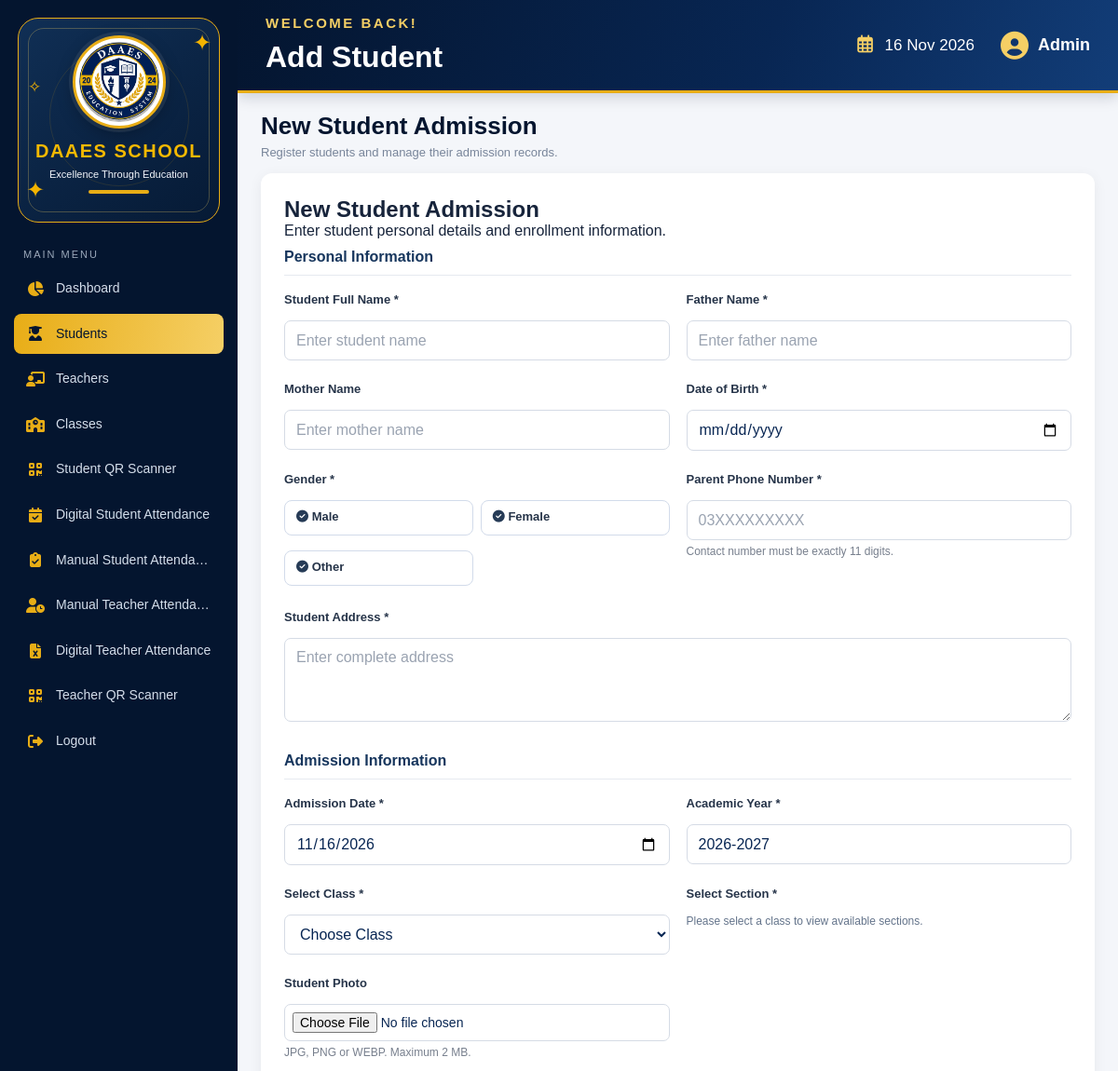
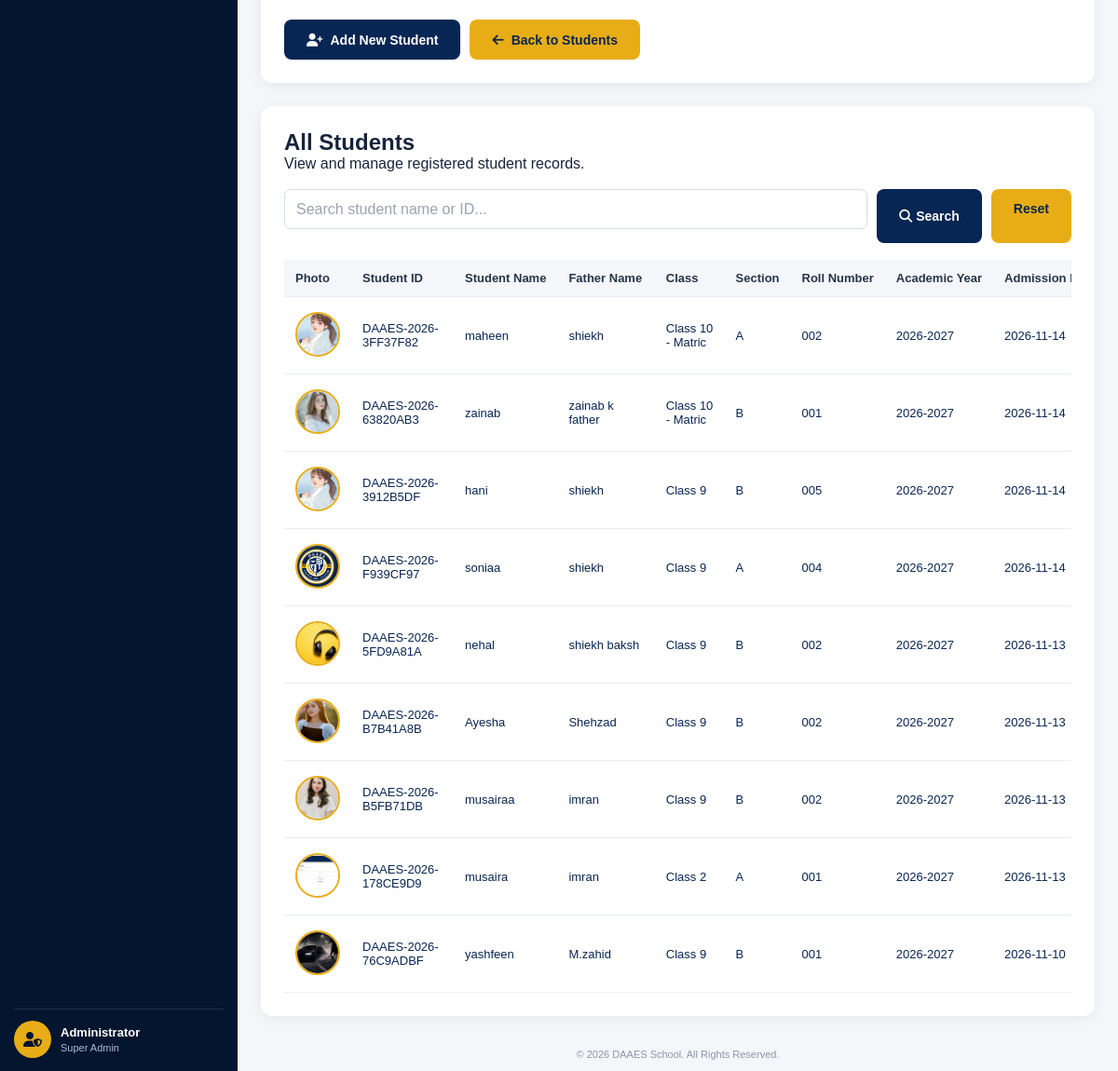
The page /student/add_students.php on the database its author committed (2 pictures, top to bottom).
### tables this page shows
CREATE TABLE `students` (
  `id` int(11) NOT NULL,
  `student_id` varchar(50) NOT NULL,
  `full_name` varchar(150) NOT NULL,
  `father_name` varchar(150) NOT NULL,
  `mother_name` varchar(150) DEFAULT NULL,
  `gender` enum('Male','Female','Other') DEFAULT NULL,
  `date_of_birth` date DEFAULT NULL,
  `admission_date` date DEFAULT NULL,
  `phone` varchar(11) DEFAULT NULL,
  `address` text DEFAULT NULL,
  `photo` varchar(255) DEFAULT NULL,
  `qr_token` varchar(100) DEFAULT NULL,
  `status` enum('active','inactive','graduated','transferred','dropout') DEFAULT 'active',
  `created_at` timestamp NOT NULL DEFAULT current_timestamp(),
  `updated_at` timestamp NOT NULL DEFAULT current_timestamp() ON UPDATE current_timestamp()
);

### student/add_students.php (the view, shortened to what this page needs)
<?php
include '../config/database.php';
function e($value)
{
    return htmlspecialchars(
        (string)($value ?? ''),
        ENT_QUOTES,
        'UTF-8'
    );
}
$search = trim($_GET['search'] ?? '');
$search_term = "%{$search}%";
$stmt = $conn->prepare("
    SELECT
        s.*,
        e.roll_number,
        e.academic_year,
        c.class_name,
        sec.section_name
    FROM students s
    LEFT JOIN enrollments e ON e.id = (
        SELECT MAX(e2.id)
        FROM enrollments e2
        WHERE e2.student_id = s.id
    )
    LEFT JOIN classes c ON c.id = e.class_id
    LEFT JOIN sections sec ON sec.id = e.section_id
    WHERE s.full_name LIKE ?
       OR s.student_id LIKE ?
    ORDER BY s.id DESC
");
$stmt->bind_param("ss", $search_term, $search_term);
$stmt->execute();
$students = $stmt->get_result();
?>
<div class="student-add-page">
    <div class="dashboard-heading">
        <div>
            <h1>New Student Admission</h1>
            <p>Register students and manage their admission records.</p>
        </div>
    </div>
    <div class="student-add-card">
        <h2>New Student Admission</h2>
        <p>Enter student personal details and enrollment information.</p>
        <form method="POST" enctype="multipart/form-data">
            <div class="student-add-form">
                <h3 class="student-section-title">Personal Information</h3>
                <div class="form-group">
                    <label>Student Full Name *</label>
                    <input
                        type="text"
                        name="full_name"
                        placeholder="Enter student name"
                        value="<?= e($_POST['full_name'] ?? '') ?>"
                        required
                    >
                </div>
                <div class="form-group">
                    <label>Father Name *</label>
                    <input
                        type="text"
                        name="father_name"
                        placeholder="Enter father name"
                        value="<?= e($_POST['father_name'] ?? '') ?>"
                        required
                    >
                </div>
                <div class="form-group">
                    <label>Mother Name</label>
                    <input
                        type="text"
                        name="mother_name"
                        placeholder="Enter mother name"
                        value="<?= e($_POST['mother_name'] ?? '') ?>"
                    >
                </div>
                <div class="form-group">
                    <label>Date of Birth *</label>
                    <input
                        type="date"
                        name="date_of_birth"
                        value="<?= e($_POST['date_of_birth'] ?? '') ?>"
                        required
                    >
                </div>
                <div class="form-group">
                    <label>Gender *</label>
                    <div class="choice-options">
                        <label class="choice-card">
                            <i class="fas fa-check-circle"></i>
                            <span>Male</span>
                        </label>
                        <label class="choice-card">
                            <i class="fas fa-check-circle"></i>
                            <span>Female</span>
                        </label>
                        <label class="choice-card">
                            <i class="fas fa-check-circle"></i>
                            <span>Other</span>
                        </label>
                    </div>
                </div>
                <div class="form-group">
                    <label>Parent Phone Number *</label>
                    <input
                        type="tel"
                        name="parent_phone"
                        placeholder="03XXXXXXXXX"
                        value="<?= e($_POST['parent_phone'] ?? '') ?>"
                        minlength="11"
                        maxlength="11"
                        pattern="[0-9]{11}"
                        inputmode="numeric"
                        autocomplete="tel"
                        title="Enter exactly 11 digits."
                        required
                    >
                    <small>Contact number must be exactly 11 digits.</small>
                </div>
                <div class="form-group full-width">
                    <label>Student Address *</label>
                    <textarea
                        name="address"
                        placeholder="Enter complete address"
                        required
                    ><?= e($_POST['address'] ?? '') ?></textarea>
                </div>
                <h3 class="student-section-title">Admission Information</h3>
                <div class="form-group">
                    <label>Admission Date *</label>
                    <input
                        type="date"
                        name="admission_date"
                        value="<?= e($_POST['admission_date'] ?? date('Y-m-d')) ?>"
                        required
                    >
                </div>
                <div class="form-group">
                    <label>Academic Year *</label>
                    <input
                        type="text"
                        name="academic_year"
                        value="<?= e($_POST['academic_year'] ?? (date('Y') . '-' . (date('Y') + 1)) ) ?>"
                        placeholder="Example: 2026-2027"
                        required
                    >
                </div>
                <div class="form-group">
                    <label>Select Class *</label>
                    <select name="class_id" id="class_id" required>
                        <option value="">Choose Class</option>
                    </select>
                </div>
                <div class="form-group">
                    <label>Select Section *</label>
                    <small id="sectionHint" style="color:#64748b;">
                        Please select a class to view available sections.
                    </small>
                </div>
                <div class="form-group">
                    <label>Student Photo</label>
                    <input
                        type="file"
                        name="photo"
                        accept=".jpg,.jpeg,.png,.webp"
                    >
                    <small>JPG, PNG or WEBP. Maximum 2 MB.</small>
                </div>
            </div>
            <div class="student-add-actions">
                <button type="submit" class="btn btn-primary">
                    <i class="fas fa-user-plus"></i>
                    Add New Student
                </button>
                <a href="view_students.php" class="btn btn-secondary">
                    <i class="fas fa-arrow-left"></i>
                    Back to Students
                </a>
            </div>
        </form>
    </div>
    <div class="student-list-card">
        <h2>All Students</h2>
        <p>View and manage registered student records.</p>
        <form method="GET" class="student-search-form">
            <input
                type="text"
                name="search"
                placeholder="Search student name or ID..."
                value="<?= e($search) ?>"
            >
            <button type="submit" class="btn btn-primary">
                <i class="fas fa-search"></i>
                Search
            </button>
            <a href="add_students.php" class="btn btn-secondary">
                Reset
            </a>
        </form>
        <div class="student-table-wrap">
            <table>
                <thead>
                    <tr>
                        <th>Photo</th>
                        <th>Student ID</th>
                        <th>Student Name</th>
                        <th>Father Name</th>
                        <th>Class</th>
                        <th>Section</th>
                        <th>Roll Number</th>
                        <th>Academic Year</th>
                        <th>Admission Date</th>
                    </tr>
                </thead>
                <tbody>
                <?php if ($students && $students->num_rows > 0): ?>
                    <?php while ($student = $students->fetch_assoc()): ?>
                        <tr>
                            <td>
                                <?php if (!empty($student['photo'])): ?>
                                    <img
                                        class="student-photo"
                                        src="../assets/uploads/students/<?= e(basename($student['photo'])) ?>"
                                        alt="Student Photo"
                                    >
                                <?php else: ?>
                                    No Photo
                                <?php endif; ?>
                            </td>
                            <td><?= e($student['student_id']) ?></td>
                            <td><?= e($student['full_name']) ?></td>
                            <td><?= e($student['father_name']) ?></td>
                            <td><?= e($student['class_name'] ?? 'Not Assigned') ?></td>
                            <td><?= e($student['section_name'] ?? 'Not Assigned') ?></td>
                            <td><?= e($student['roll_number'] ?? '-') ?></td>
                            <td><?= e($student['academic_year'] ?? '-') ?></td>
                            <td><?= e($student['admission_date']) ?></td>
                        </tr>
                    <?php endwhile; ?>
                <?php endif; ?>
                </tbody>
            </table>
        </div>
    </div>
</div>
<?php
include __DIR__ . '/../admin/layouts/admin_layout.php';
?>

### assets/css/style.css (style rules this page uses)
:root { --navy: #082653; --navy-light: #123d78; --gold: #e8ad16; --gold-light: #f5cf65; --background: #f3f5fa; --white: #ffffff; --text: #082653; --muted: #777f8d; --border: #d5dce8; --success-bg: #e5f8ec; --success-text: #176b36; --error-bg: #ffe8e8; --error-text: #b42323; --shadow: 0 5px 25px rgba(0,0,0,.07); }
* { margin: 0; padding: 0; box-sizing: border-box; }
body { min-height: 100vh; padding: 25px; font-family: Arial, sans-serif; background: var(--background); color: var(--text); }
.form-group { display: flex; flex-direction: column; min-width: 0; }
.form-group label, label { display: block; color: var(--navy); font-size: 13px; font-weight: 600; margin-bottom: 8px; }
.form-group small, small { color: var(--muted); font-size: 12px; margin-top: -7px; margin-bottom: 12px; }
input, select, textarea { display: block; width: 100%; min-width: 0; padding: 12px; margin-bottom: 15px; border: 1px solid var(--border); border-radius: 8px; background: var(--white); color: var(--text); font-family: inherit; font-size: 14px; outline: none; }
.form-group input, .form-group select, .form-group textarea { margin-bottom: 5px; }
input::placeholder, textarea::placeholder { color: #9aa3b1; }
select option { background: var(--white); color: var(--navy); }
textarea { min-height: 80px; resize: vertical; }
.full-width { grid-column: 1 / -1; }
button, .btn, .btn-neon { display: inline-block; padding: 13px 24px; border: none; border-radius: 8px; background: var(--gold); color: var(--navy); font-family: inherit; font-size: 14px; font-weight: 700; text-decoration: none; cursor: pointer; transition: .25s ease; }
.btn-primary { background: var(--navy); color: var(--white); }
.btn-secondary { background: var(--gold); color: var(--navy); }
table { width: 100%; min-width: 850px; border-collapse: collapse; background: var(--white); color: var(--text); }
th, td { padding: 13px; border-bottom: 1px solid #e6eaf0; text-align: left; font-size: 13px; }
th { background: var(--navy); color: var(--white); white-space: nowrap; }
.student-photo { width: 42px; height: 42px; border-radius: 50%; object-fit: cover; border: 2px solid var(--gold); }
a { color: var(--navy); }

### assets/css/dashboard-layout.css (style rules this page uses)
* { box-sizing: border-box; }
.dashboard-body { padding: 0; margin: 0; min-height: 100vh; height: 100vh; overflow: hidden; background: #f4f6fa; }
.dashboard-heading { margin-bottom: 15px; flex-shrink: 0; }
.dashboard-heading h1 { font-size: 26px; color: #04152f; margin: 0 0 5px; }
.dashboard-heading p { font-size: 13px; color: #78859a; margin: 0; }

### rows shown on the page
students: photo (picture), student "DAAES-2026-3FF37F82", full_name "maheen", father_name "shiekh", class_name "Class 10 - Matric", section_name "A", roll_number "002", academic_year "2026-2027", admission_date "2026-11-14"
students: photo (picture), student "DAAES-2026-63820AB3", full_name "zainab", father_name "zainab k father", class_name "Class 10 - Matric", section_name "B", roll_number "001", academic_year "2026-2027", admission_date "2026-11-14"
students: photo (picture), student "DAAES-2026-3912B5DF", full_name "hani", father_name "shiekh", class_name "Class 9", section_name "B", roll_number "005", academic_year "2026-2027", admission_date "2026-11-14"
students: photo (picture), student "DAAES-2026-F939CF97", full_name "soniaa", father_name "shiekh", class_name "Class 9", section_name "A", roll_number "004", academic_year "2026-2027", admission_date "2026-11-14"
students: photo (picture), student "DAAES-2026-5FD9A81A", full_name "nehal", father_name "shiekh baksh", class_name "Class 9", section_name "B", roll_number "002", academic_year "2026-2027", admission_date "2026-11-13"
students: photo (picture), student "DAAES-2026-B7B41A8B", full_name "Ayesha", father_name "Shehzad", class_name "Class 9", section_name "B", roll_number "002", academic_year "2026-2027", admission_date "2026-11-13"
students: photo (picture), student "DAAES-2026-B5FB71DB", full_name "musairaa", father_name "imran", class_name "Class 9", section_name "B", roll_number "002", academic_year "2026-2027", admission_date "2026-11-13"
students: photo (picture), student "DAAES-2026-178CE9D9", full_name "musaira", father_name "imran", class_name "Class 2", section_name "A", roll_number "001", academic_year "2026-2027", admission_date "2026-11-13"
students: photo (picture), student "DAAES-2026-76C9ADBF", full_name "yashfeen", father_name "M.zahid", class_name "Class 9", section_name "B", roll_number "001", academic_year "2026-2027", admission_date "2026-11-10"

### other values the page prints
$_SESSION['admin_name'] "Administrator"
$page_title "Add Student"
